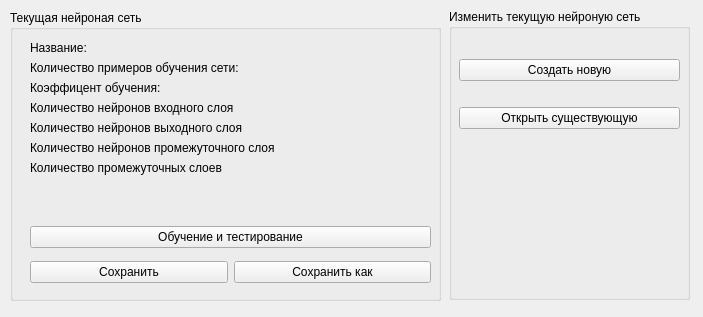
<?xml version="1.0" encoding="UTF-8"?>
<ui version="4.0">
 <class>MainWindow</class>
 <widget class="QMainWindow" name="MainWindow">
  <property name="geometry">
   <rect>
    <x>0</x>
    <y>0</y>
    <width>703</width>
    <height>317</height>
   </rect>
  </property>
  <property name="windowTitle">
   <string>Neural</string>
  </property>
  <widget class="QWidget" name="centralwidget">
   <widget class="QGroupBox" name="groupBox">
    <property name="geometry">
     <rect>
      <x>10</x>
      <y>10</y>
      <width>431</width>
      <height>291</height>
     </rect>
    </property>
    <property name="title">
     <string>Текущая нейроная сеть</string>
    </property>
    <widget class="QLabel" name="lName">
     <property name="geometry">
      <rect>
       <x>20</x>
       <y>30</y>
       <width>401</width>
       <height>16</height>
      </rect>
     </property>
     <property name="text">
      <string>Название:</string>
     </property>
    </widget>
    <widget class="QLabel" name="lCountTraining">
     <property name="geometry">
      <rect>
       <x>20</x>
       <y>50</y>
       <width>401</width>
       <height>16</height>
      </rect>
     </property>
     <property name="text">
      <string>Количество примеров обучения сети:</string>
     </property>
    </widget>
    <widget class="QLabel" name="lValueTraining">
     <property name="geometry">
      <rect>
       <x>20</x>
       <y>70</y>
       <width>401</width>
       <height>16</height>
      </rect>
     </property>
     <property name="text">
      <string>Коэффицент обучения:</string>
     </property>
    </widget>
    <widget class="QLabel" name="lCountInputNeuron">
     <property name="geometry">
      <rect>
       <x>20</x>
       <y>90</y>
       <width>401</width>
       <height>16</height>
      </rect>
     </property>
     <property name="text">
      <string>Количество нейронов входного слоя</string>
     </property>
    </widget>
    <widget class="QLabel" name="lCountOutputNeuron">
     <property name="geometry">
      <rect>
       <x>20</x>
       <y>110</y>
       <width>401</width>
       <height>16</height>
      </rect>
     </property>
     <property name="text">
      <string>Количество нейронов выходного слоя</string>
     </property>
    </widget>
    <widget class="QLabel" name="lCountHiddenNeuron">
     <property name="geometry">
      <rect>
       <x>20</x>
       <y>130</y>
       <width>401</width>
       <height>16</height>
      </rect>
     </property>
     <property name="text">
      <string>Количество нейронов промежуточного слоя</string>
     </property>
    </widget>
    <widget class="QLabel" name="lCountHiddenNeural">
     <property name="geometry">
      <rect>
       <x>20</x>
       <y>150</y>
       <width>401</width>
       <height>16</height>
      </rect>
     </property>
     <property name="text">
      <string>Количество промежуточных слоев</string>
     </property>
    </widget>
    <widget class="QWidget" name="gridLayoutWidget">
     <property name="geometry">
      <rect>
       <x>20</x>
       <y>210</y>
       <width>401</width>
       <height>71</height>
      </rect>
     </property>
     <layout class="QGridLayout" name="gridLayout">
      <property name="verticalSpacing">
       <number>7</number>
      </property>
      <item row="1" column="0">
       <widget class="QPushButton" name="bSaveNeural">
        <property name="text">
         <string>Сохранить</string>
        </property>
       </widget>
      </item>
      <item row="1" column="1">
       <widget class="QPushButton" name="bSaveAsNeural">
        <property name="text">
         <string>Сохранить как</string>
        </property>
       </widget>
      </item>
      <item row="0" column="0" colspan="2">
       <widget class="QPushButton" name="bTestNeural">
        <property name="text">
         <string>Обучение и тестирование</string>
        </property>
       </widget>
      </item>
     </layout>
    </widget>
   </widget>
   <widget class="QGroupBox" name="groupBox_2">
    <property name="geometry">
     <rect>
      <x>449</x>
      <y>9</y>
      <width>241</width>
      <height>291</height>
     </rect>
    </property>
    <property name="title">
     <string>Изменить текущую нейроную сеть</string>
    </property>
    <widget class="QWidget" name="gridLayoutWidget_2">
     <property name="geometry">
      <rect>
       <x>10</x>
       <y>30</y>
       <width>221</width>
       <height>111</height>
      </rect>
     </property>
     <layout class="QGridLayout" name="gridLayout_2">
      <item row="1" column="0">
       <widget class="QPushButton" name="bOpenNeural">
        <property name="text">
         <string>Открыть существующую</string>
        </property>
       </widget>
      </item>
      <item row="0" column="0">
       <widget class="QPushButton" name="bCreateNewNeural">
        <property name="text">
         <string>Создать новую</string>
        </property>
       </widget>
      </item>
     </layout>
    </widget>
   </widget>
  </widget>
 </widget>
 <resources/>
 <connections/>
</ui>
